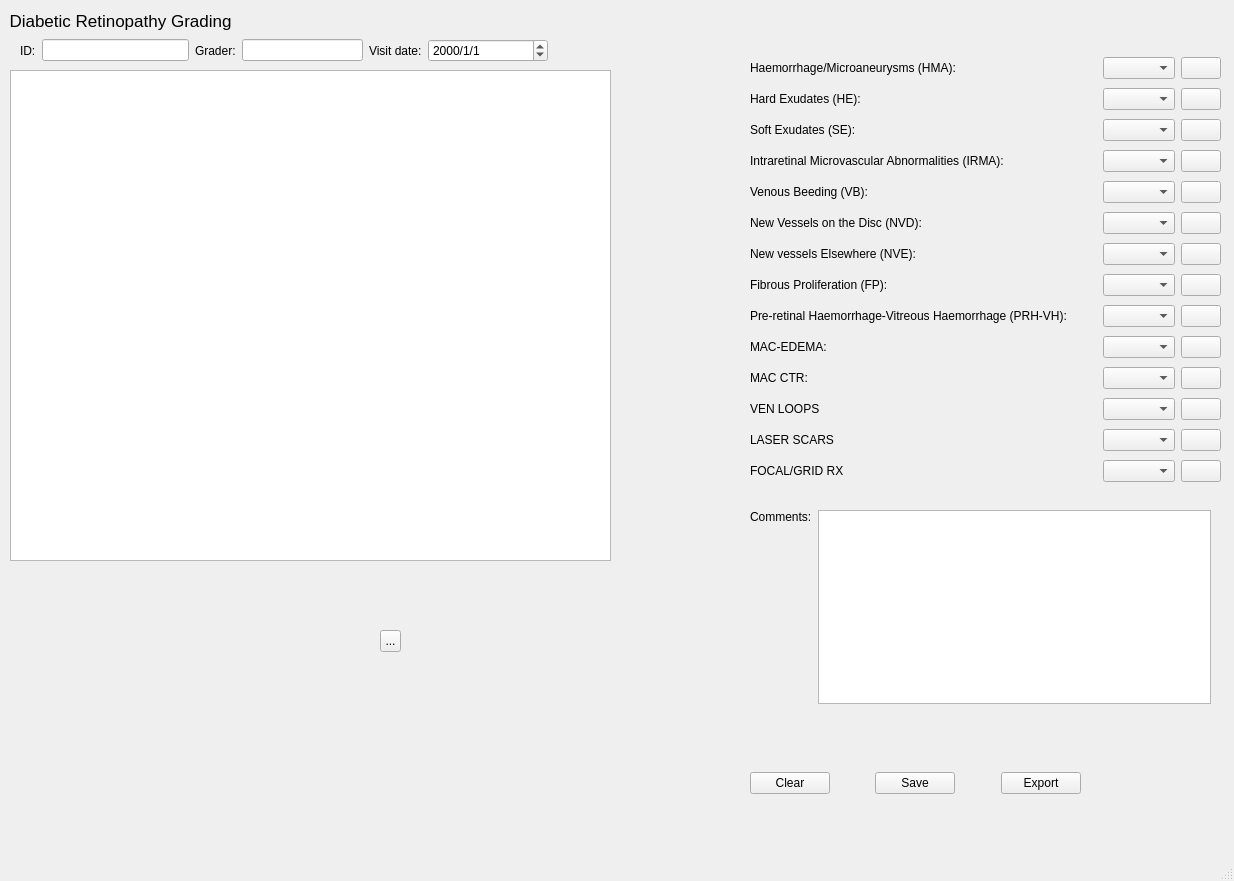
<?xml version="1.0" encoding="UTF-8"?>
<ui version="4.0">
 <class>MainWindow</class>
 <widget class="QMainWindow" name="MainWindow">
  <property name="geometry">
   <rect>
    <x>0</x>
    <y>0</y>
    <width>1234</width>
    <height>881</height>
   </rect>
  </property>
  <property name="windowTitle">
   <string>MainWindow</string>
  </property>
  <widget class="QWidget" name="centralwidget">
   <widget class="QLabel" name="label">
    <property name="geometry">
     <rect>
      <x>10</x>
      <y>9</y>
      <width>221</width>
      <height>23</height>
     </rect>
    </property>
    <property name="font">
     <font>
      <pointsize>13</pointsize>
     </font>
    </property>
    <property name="text">
     <string>Diabetic Retinopathy Grading</string>
    </property>
    <property name="alignment">
     <set>Qt::AlignCenter</set>
    </property>
   </widget>
   <widget class="QGraphicsView" name="graphicsView">
    <property name="geometry">
     <rect>
      <x>10</x>
      <y>70</y>
      <width>601</width>
      <height>491</height>
     </rect>
    </property>
   </widget>
   <widget class="QToolButton" name="toolButton">
    <property name="geometry">
     <rect>
      <x>380</x>
      <y>630</y>
      <width>21</width>
      <height>22</height>
     </rect>
    </property>
    <property name="text">
     <string>...</string>
    </property>
   </widget>
   <widget class="QWidget" name="">
    <property name="geometry">
     <rect>
      <x>20</x>
      <y>38</y>
      <width>528</width>
      <height>25</height>
     </rect>
    </property>
    <layout class="QHBoxLayout" name="horizontalLayout_19">
     <item>
      <layout class="QHBoxLayout" name="horizontalLayout">
       <item>
        <widget class="QLabel" name="label_2">
         <property name="text">
          <string>ID:</string>
         </property>
        </widget>
       </item>
       <item>
        <widget class="QLineEdit" name="lineEdit_ID"/>
       </item>
      </layout>
     </item>
     <item>
      <layout class="QHBoxLayout" name="horizontalLayout_2">
       <item>
        <widget class="QLabel" name="label_3">
         <property name="text">
          <string>Grader:</string>
         </property>
        </widget>
       </item>
       <item>
        <widget class="QLineEdit" name="lineEdit_Grader"/>
       </item>
      </layout>
     </item>
     <item>
      <layout class="QHBoxLayout" name="horizontalLayout_18">
       <item>
        <widget class="QLabel" name="label_19">
         <property name="text">
          <string>Visit date:</string>
         </property>
        </widget>
       </item>
       <item>
        <widget class="QDateEdit" name="dateEdit_Visit_data">
         <property name="enabled">
          <bool>true</bool>
         </property>
         <property name="minimumSize">
          <size>
           <width>120</width>
           <height>0</height>
          </size>
         </property>
         <property name="frame">
          <bool>true</bool>
         </property>
         <property name="displayFormat">
          <string>yyyy/M/d</string>
         </property>
        </widget>
       </item>
      </layout>
     </item>
    </layout>
   </widget>
   <widget class="QWidget" name="">
    <property name="geometry">
     <rect>
      <x>750</x>
      <y>54</y>
      <width>471</width>
      <height>444</height>
     </rect>
    </property>
    <layout class="QVBoxLayout" name="verticalLayout_2">
     <item>
      <layout class="QHBoxLayout" name="horizontalLayout_21">
       <item>
        <widget class="QLabel" name="label_4">
         <property name="text">
          <string>Haemorrhage/Microaneurysms (HMA):</string>
         </property>
        </widget>
       </item>
       <item>
        <spacer name="horizontalSpacer">
         <property name="orientation">
          <enum>Qt::Horizontal</enum>
         </property>
         <property name="sizeHint" stdset="0">
          <size>
           <width>40</width>
           <height>20</height>
          </size>
         </property>
        </spacer>
       </item>
       <item>
        <widget class="QComboBox" name="comboBox_HMA"/>
       </item>
       <item>
        <widget class="QPushButton" name="pushButton_17">
         <property name="text">
          <string/>
         </property>
         <property name="icon">
          <iconset>
           <normaloff>question.png</normaloff>question.png</iconset>
         </property>
        </widget>
       </item>
      </layout>
     </item>
     <item>
      <layout class="QHBoxLayout" name="horizontalLayout_SE">
       <item>
        <widget class="QLabel" name="label_5">
         <property name="text">
          <string>Hard Exudates (HE):</string>
         </property>
        </widget>
       </item>
       <item>
        <spacer name="horizontalSpacer_2">
         <property name="orientation">
          <enum>Qt::Horizontal</enum>
         </property>
         <property name="sizeHint" stdset="0">
          <size>
           <width>40</width>
           <height>20</height>
          </size>
         </property>
        </spacer>
       </item>
       <item>
        <widget class="QComboBox" name="comboBox_HE"/>
       </item>
       <item>
        <widget class="QPushButton" name="pushButton_16">
         <property name="text">
          <string/>
         </property>
         <property name="icon">
          <iconset>
           <normaloff>question.png</normaloff>question.png</iconset>
         </property>
        </widget>
       </item>
      </layout>
     </item>
     <item>
      <layout class="QHBoxLayout" name="horizontalLayout_6">
       <item>
        <widget class="QLabel" name="label_6">
         <property name="text">
          <string>Soft Exudates (SE):</string>
         </property>
        </widget>
       </item>
       <item>
        <spacer name="horizontalSpacer_3">
         <property name="orientation">
          <enum>Qt::Horizontal</enum>
         </property>
         <property name="sizeHint" stdset="0">
          <size>
           <width>40</width>
           <height>20</height>
          </size>
         </property>
        </spacer>
       </item>
       <item>
        <widget class="QComboBox" name="comboBox_SE"/>
       </item>
       <item>
        <widget class="QPushButton" name="pushButton_15">
         <property name="text">
          <string/>
         </property>
         <property name="icon">
          <iconset>
           <normaloff>question.png</normaloff>question.png</iconset>
         </property>
        </widget>
       </item>
      </layout>
     </item>
     <item>
      <layout class="QHBoxLayout" name="horizontalLayout_7">
       <item>
        <widget class="QLabel" name="label_7">
         <property name="text">
          <string>Intraretinal Microvascular Abnormalities (IRMA):</string>
         </property>
        </widget>
       </item>
       <item>
        <spacer name="horizontalSpacer_4">
         <property name="orientation">
          <enum>Qt::Horizontal</enum>
         </property>
         <property name="sizeHint" stdset="0">
          <size>
           <width>40</width>
           <height>20</height>
          </size>
         </property>
        </spacer>
       </item>
       <item>
        <widget class="QComboBox" name="comboBox_IRMA"/>
       </item>
       <item>
        <widget class="QPushButton" name="pushButton_4">
         <property name="text">
          <string/>
         </property>
         <property name="icon">
          <iconset>
           <normaloff>question.png</normaloff>question.png</iconset>
         </property>
        </widget>
       </item>
      </layout>
     </item>
     <item>
      <layout class="QHBoxLayout" name="horizontalLayout_8">
       <item>
        <widget class="QLabel" name="label_8">
         <property name="text">
          <string>Venous Beeding (VB):</string>
         </property>
        </widget>
       </item>
       <item>
        <spacer name="horizontalSpacer_5">
         <property name="orientation">
          <enum>Qt::Horizontal</enum>
         </property>
         <property name="sizeHint" stdset="0">
          <size>
           <width>40</width>
           <height>20</height>
          </size>
         </property>
        </spacer>
       </item>
       <item>
        <widget class="QComboBox" name="comboBox_VB"/>
       </item>
       <item>
        <widget class="QPushButton" name="pushButton_5">
         <property name="text">
          <string/>
         </property>
         <property name="icon">
          <iconset>
           <normaloff>question.png</normaloff>question.png</iconset>
         </property>
        </widget>
       </item>
      </layout>
     </item>
     <item>
      <layout class="QHBoxLayout" name="horizontalLayout_9">
       <item>
        <widget class="QLabel" name="label_9">
         <property name="text">
          <string>New Vessels on the Disc (NVD):</string>
         </property>
        </widget>
       </item>
       <item>
        <spacer name="horizontalSpacer_6">
         <property name="orientation">
          <enum>Qt::Horizontal</enum>
         </property>
         <property name="sizeHint" stdset="0">
          <size>
           <width>40</width>
           <height>20</height>
          </size>
         </property>
        </spacer>
       </item>
       <item>
        <widget class="QComboBox" name="comboBox_NVD"/>
       </item>
       <item>
        <widget class="QPushButton" name="pushButton_6">
         <property name="text">
          <string/>
         </property>
         <property name="icon">
          <iconset>
           <normaloff>question.png</normaloff>question.png</iconset>
         </property>
        </widget>
       </item>
      </layout>
     </item>
     <item>
      <layout class="QHBoxLayout" name="horizontalLayout_10">
       <item>
        <widget class="QLabel" name="label_10">
         <property name="text">
          <string>New vessels Elsewhere (NVE):</string>
         </property>
        </widget>
       </item>
       <item>
        <spacer name="horizontalSpacer_7">
         <property name="orientation">
          <enum>Qt::Horizontal</enum>
         </property>
         <property name="sizeHint" stdset="0">
          <size>
           <width>40</width>
           <height>20</height>
          </size>
         </property>
        </spacer>
       </item>
       <item>
        <widget class="QComboBox" name="comboBox_NVE"/>
       </item>
       <item>
        <widget class="QPushButton" name="pushButton_7">
         <property name="text">
          <string/>
         </property>
         <property name="icon">
          <iconset>
           <normaloff>question.png</normaloff>question.png</iconset>
         </property>
        </widget>
       </item>
      </layout>
     </item>
     <item>
      <layout class="QHBoxLayout" name="horizontalLayout_11">
       <item>
        <widget class="QLabel" name="label_11">
         <property name="text">
          <string>Fibrous Proliferation (FP):</string>
         </property>
        </widget>
       </item>
       <item>
        <spacer name="horizontalSpacer_8">
         <property name="orientation">
          <enum>Qt::Horizontal</enum>
         </property>
         <property name="sizeHint" stdset="0">
          <size>
           <width>40</width>
           <height>20</height>
          </size>
         </property>
        </spacer>
       </item>
       <item>
        <widget class="QComboBox" name="comboBox_FP"/>
       </item>
       <item>
        <widget class="QPushButton" name="pushButton_8">
         <property name="text">
          <string/>
         </property>
         <property name="icon">
          <iconset>
           <normaloff>question.png</normaloff>question.png</iconset>
         </property>
        </widget>
       </item>
      </layout>
     </item>
     <item>
      <layout class="QHBoxLayout" name="horizontalLayout_12">
       <item>
        <widget class="QLabel" name="label_12">
         <property name="text">
          <string>Pre-retinal Haemorrhage-Vitreous Haemorrhage (PRH-VH):</string>
         </property>
        </widget>
       </item>
       <item>
        <spacer name="horizontalSpacer_9">
         <property name="orientation">
          <enum>Qt::Horizontal</enum>
         </property>
         <property name="sizeHint" stdset="0">
          <size>
           <width>40</width>
           <height>20</height>
          </size>
         </property>
        </spacer>
       </item>
       <item>
        <widget class="QComboBox" name="comboBox_PRH_VH"/>
       </item>
       <item>
        <widget class="QPushButton" name="pushButton_9">
         <property name="text">
          <string/>
         </property>
         <property name="icon">
          <iconset>
           <normaloff>question.png</normaloff>question.png</iconset>
         </property>
        </widget>
       </item>
      </layout>
     </item>
     <item>
      <layout class="QHBoxLayout" name="horizontalLayout_13">
       <item>
        <widget class="QLabel" name="label_13">
         <property name="minimumSize">
          <size>
           <width>131</width>
           <height>0</height>
          </size>
         </property>
         <property name="text">
          <string>MAC-EDEMA:</string>
         </property>
        </widget>
       </item>
       <item>
        <spacer name="horizontalSpacer_10">
         <property name="orientation">
          <enum>Qt::Horizontal</enum>
         </property>
         <property name="sizeHint" stdset="0">
          <size>
           <width>40</width>
           <height>20</height>
          </size>
         </property>
        </spacer>
       </item>
       <item>
        <widget class="QComboBox" name="comboBox_EDEMA"/>
       </item>
       <item>
        <widget class="QPushButton" name="pushButton_10">
         <property name="text">
          <string/>
         </property>
         <property name="icon">
          <iconset>
           <normaloff>question.png</normaloff>question.png</iconset>
         </property>
        </widget>
       </item>
      </layout>
     </item>
     <item>
      <layout class="QHBoxLayout" name="horizontalLayout_14">
       <item>
        <widget class="QLabel" name="label_14">
         <property name="text">
          <string>MAC CTR:</string>
         </property>
        </widget>
       </item>
       <item>
        <spacer name="horizontalSpacer_11">
         <property name="orientation">
          <enum>Qt::Horizontal</enum>
         </property>
         <property name="sizeHint" stdset="0">
          <size>
           <width>40</width>
           <height>20</height>
          </size>
         </property>
        </spacer>
       </item>
       <item>
        <widget class="QComboBox" name="comboBox_CTR"/>
       </item>
       <item>
        <widget class="QPushButton" name="pushButton_11">
         <property name="text">
          <string/>
         </property>
         <property name="icon">
          <iconset>
           <normaloff>question.png</normaloff>question.png</iconset>
         </property>
        </widget>
       </item>
      </layout>
     </item>
     <item>
      <layout class="QHBoxLayout" name="horizontalLayout_15">
       <item>
        <widget class="QLabel" name="label_15">
         <property name="text">
          <string>VEN LOOPS</string>
         </property>
        </widget>
       </item>
       <item>
        <spacer name="horizontalSpacer_12">
         <property name="orientation">
          <enum>Qt::Horizontal</enum>
         </property>
         <property name="sizeHint" stdset="0">
          <size>
           <width>40</width>
           <height>20</height>
          </size>
         </property>
        </spacer>
       </item>
       <item>
        <widget class="QComboBox" name="comboBox_VEN"/>
       </item>
       <item>
        <widget class="QPushButton" name="pushButton_12">
         <property name="text">
          <string/>
         </property>
         <property name="icon">
          <iconset>
           <normaloff>question.png</normaloff>question.png</iconset>
         </property>
        </widget>
       </item>
      </layout>
     </item>
     <item>
      <layout class="QHBoxLayout" name="horizontalLayout_16">
       <item>
        <widget class="QLabel" name="label_16">
         <property name="text">
          <string>LASER SCARS</string>
         </property>
        </widget>
       </item>
       <item>
        <spacer name="horizontalSpacer_13">
         <property name="orientation">
          <enum>Qt::Horizontal</enum>
         </property>
         <property name="sizeHint" stdset="0">
          <size>
           <width>40</width>
           <height>20</height>
          </size>
         </property>
        </spacer>
       </item>
       <item>
        <widget class="QComboBox" name="comboBox_LASER"/>
       </item>
       <item>
        <widget class="QPushButton" name="pushButton_13">
         <property name="text">
          <string/>
         </property>
         <property name="icon">
          <iconset>
           <normaloff>question.png</normaloff>question.png</iconset>
         </property>
        </widget>
       </item>
      </layout>
     </item>
     <item>
      <layout class="QHBoxLayout" name="horizontalLayout_17">
       <item>
        <widget class="QLabel" name="label_17">
         <property name="text">
          <string>FOCAL/GRID RX</string>
         </property>
        </widget>
       </item>
       <item>
        <spacer name="horizontalSpacer_14">
         <property name="orientation">
          <enum>Qt::Horizontal</enum>
         </property>
         <property name="sizeHint" stdset="0">
          <size>
           <width>40</width>
           <height>18</height>
          </size>
         </property>
        </spacer>
       </item>
       <item>
        <widget class="QComboBox" name="comboBox_RX"/>
       </item>
       <item>
        <widget class="QPushButton" name="pushButton_14">
         <property name="text">
          <string/>
         </property>
         <property name="icon">
          <iconset>
           <normaloff>question.png</normaloff>question.png</iconset>
         </property>
        </widget>
       </item>
      </layout>
     </item>
    </layout>
   </widget>
   <widget class="QWidget" name="">
    <property name="geometry">
     <rect>
      <x>750</x>
      <y>510</y>
      <width>461</width>
      <height>194</height>
     </rect>
    </property>
    <layout class="QHBoxLayout" name="horizontalLayout_3">
     <item>
      <layout class="QVBoxLayout" name="verticalLayout">
       <item>
        <widget class="QLabel" name="label_18">
         <property name="text">
          <string>Comments:</string>
         </property>
        </widget>
       </item>
       <item>
        <spacer name="verticalSpacer">
         <property name="orientation">
          <enum>Qt::Vertical</enum>
         </property>
         <property name="sizeHint" stdset="0">
          <size>
           <width>20</width>
           <height>40</height>
          </size>
         </property>
        </spacer>
       </item>
      </layout>
     </item>
     <item>
      <widget class="QTextEdit" name="textEdit_comment"/>
     </item>
    </layout>
   </widget>
   <widget class="QWidget" name="">
    <property name="geometry">
     <rect>
      <x>750</x>
      <y>770</y>
      <width>331</width>
      <height>26</height>
     </rect>
    </property>
    <layout class="QHBoxLayout" name="horizontalLayout_20">
     <item>
      <widget class="QPushButton" name="pushButton">
       <property name="text">
        <string>Clear</string>
       </property>
      </widget>
     </item>
     <item>
      <spacer name="horizontalSpacer_15">
       <property name="orientation">
        <enum>Qt::Horizontal</enum>
       </property>
       <property name="sizeHint" stdset="0">
        <size>
         <width>40</width>
         <height>20</height>
        </size>
       </property>
      </spacer>
     </item>
     <item>
      <widget class="QPushButton" name="pushButton_2">
       <property name="text">
        <string>Save</string>
       </property>
      </widget>
     </item>
     <item>
      <spacer name="horizontalSpacer_16">
       <property name="orientation">
        <enum>Qt::Horizontal</enum>
       </property>
       <property name="sizeHint" stdset="0">
        <size>
         <width>40</width>
         <height>20</height>
        </size>
       </property>
      </spacer>
     </item>
     <item>
      <widget class="QPushButton" name="pushButton_3">
       <property name="text">
        <string>Export</string>
       </property>
      </widget>
     </item>
    </layout>
   </widget>
  </widget>
  <widget class="QMenuBar" name="menubar">
   <property name="geometry">
    <rect>
     <x>0</x>
     <y>0</y>
     <width>1234</width>
     <height>22</height>
    </rect>
   </property>
  </widget>
  <widget class="QStatusBar" name="statusbar"/>
 </widget>
 <resources/>
 <connections/>
</ui>
